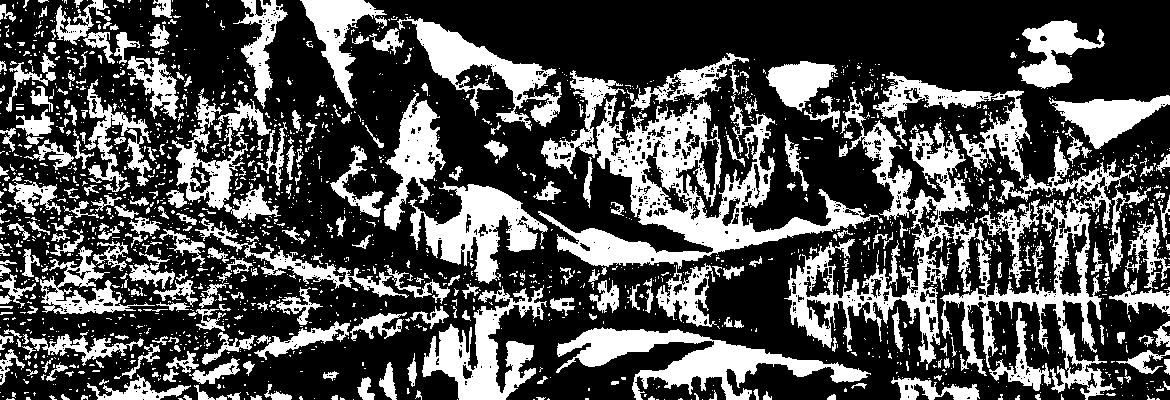
%> input picture test images/canada experimental files/b1.jpg, 1170 x 400 px
$ octave smoothing_filters.m   (GNU Octave 9; MATLAB toolbox functions it lacks are replaced by stand-ins)
%> lines starting %> are read from the running program, lines starting %| are printed output that depends on the picture
% SMOOTHING FILTERS

FILENAME = 'b1.jpg'
I = imread(FILENAME);
%> I is the input picture: size 400x1170 uint8; min 0, max 255, mean 80.4

% GAUSSIAN FILTER

alpha=2
J1 = imgaussfilt(I,alpha);
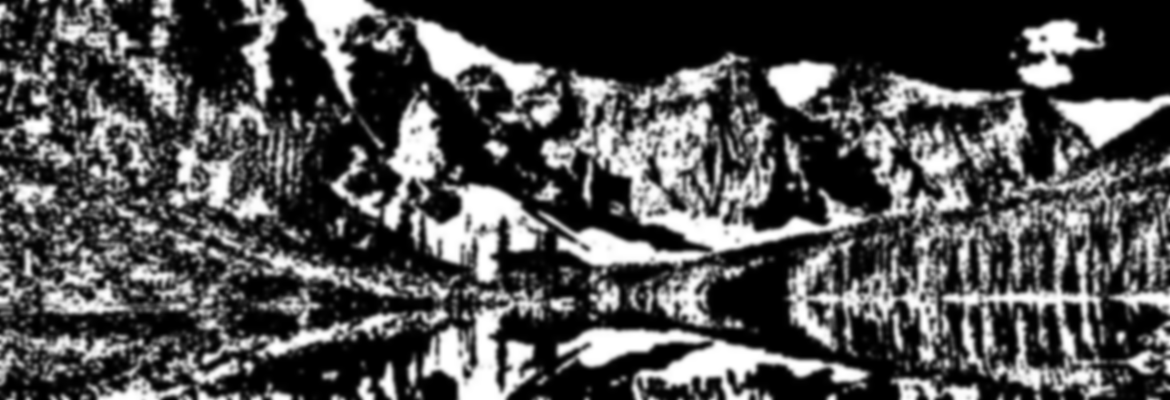
%> J1: size 400x1170 uint8; min 0, max 255, mean 80.4; mean of the top-left, top-right, bottom-left and bottom-right quarters 75.4, 69.2, 82.7, 94.3
OUTPUT_GAUSS = 'gauss.jpg'
imwrite(J1,OUTPUT_GAUSS);

% MEDIAN FILTER

J2 = medfilt2(I)
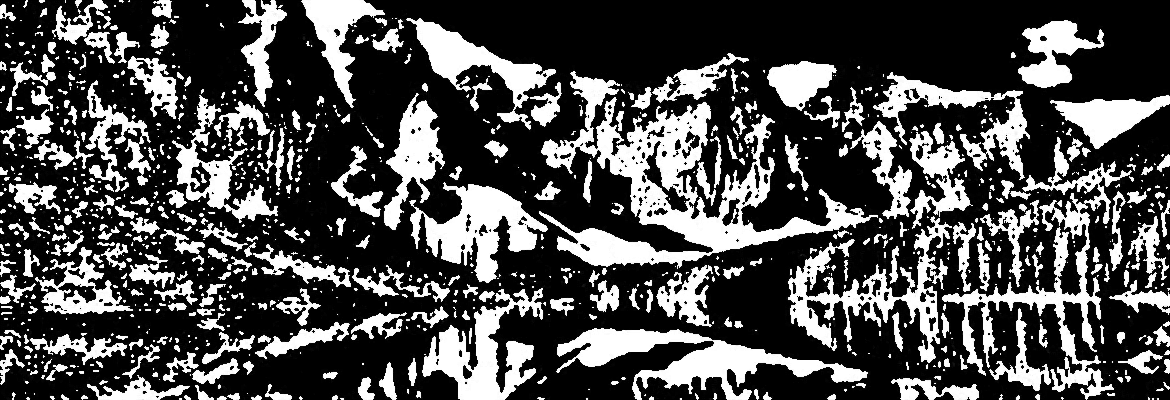
%> J2: size 400x1170 uint8; min 0, max 255, mean 77.5
OUTPUT_MEDIAN = 'median.jpg'
imwrite(J2,OUTPUT_MEDIAN);
